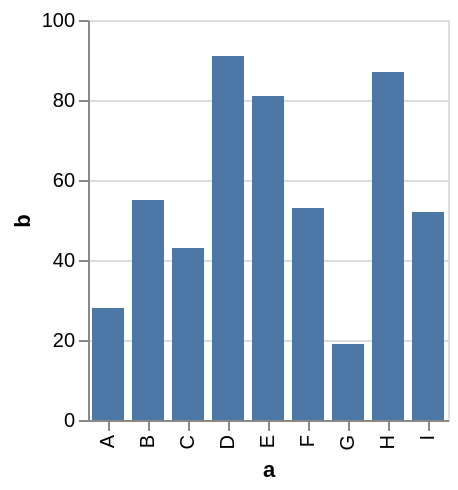

Describe this chart as a Vega-Lite specification.
### Vega specification from a JSON file in a GitHub repository (floating-point values rounded to 4 significant figures)
{"$schema": "https://vega.github.io/schema/vega/v5.json", "description": "A bar chart with highlighting on hover and selecting on click. (Inspired by Tableau's interaction style.)", "autosize": "pad", "padding": 5, "height": 200, "style": "cell", "data": [{"name": "highlight_store"}, {"name": "select_store"}, {"name": "source_0", "values": [{"a": "A", "b": 28}, {"a": "B", "b": 55}, {"a": "C", "b": 43}, {"a": "D", "b": 91}, {"a": "E", "b": 81}, {"a": "F", "b": 53}, {"a": "G", "b": 19}, {"a": "H", "b": 87}, {"a": "I", "b": 52}]}, {"name": "data_0", "source": "source_0", "transform": [{"type": "identifier", "as": "_vgsid_"}]}], "signals": [{"name": "x_step", "value": 20}, {"name": "width", "update": "bandspace(domain('x').length, 0.2, 0.1) * x_step"}, {"name": "unit", "value": {}, "on": [{"events": "mousemove", "update": "isTuple(group()) ? group() : unit"}]}, {"name": "highlight", "update": "vlSelectionResolve(\"highlight_store\")"}, {"name": "select", "update": "vlSelectionResolve(\"select_store\")"}, {"name": "highlight_tuple", "on": [{"events": [{"source": "scope", "type": "mouseover"}], "update": "datum && item().mark.marktype !== 'group' ? {unit: \"\", fields: highlight_tuple_fields, values: [(item().isVoronoi ? datum.datum : datum)[\"_vgsid_\"]]} : null", "force": true}]}, {"name": "highlight_tuple_fields", "value": [{"type": "E", "field": "_vgsid_"}]}, {"name": "highlight_modify", "update": "modify(\"highlight_store\", highlight_tuple, true)"}, {"name": "select_tuple", "on": [{"events": [{"source": "scope", "type": "click"}], "update": "datum && item().mark.marktype !== 'group' ? {unit: \"\", fields: select_tuple_fields, values: [(item().isVoronoi ? datum.datum : datum)[\"_vgsid_\"]]} : null", "force": true}]}, {"name": "select_tuple_fields", "value": [{"type": "E", "field": "_vgsid_"}]}, {"name": "select_toggle", "value": false, "on": [{"events": [{"source": "scope", "type": "click"}], "update": "event.shiftKey"}]}, {"name": "select_modify", "update": "modify(\"select_store\", select_toggle ? null : select_tuple, select_toggle ? null : true, select_toggle ? select_tuple : null)"}], "marks": [{"name": "marks", "type": "rect", "style": ["bar"], "from": {"data": "data_0"}, "encode": {"update": {"fill": [{"test": "datum[\"b\"] === null || isNaN(datum[\"b\"])", "value": null}, {"value": "#4C78A8"}], "stroke": [{"test": "datum[\"b\"] === null || isNaN(datum[\"b\"])", "value": null}, {"value": "black"}], "cursor": {"value": "pointer"}, "fillOpacity": [{"test": "!(length(data(\"select_store\"))) || (vlSelectionTest(\"select_store\", datum))", "value": 1}, {"value": 0.3}], "strokeWidth": [{"test": "(!(length(data(\"select_store\"))) || (vlSelectionTest(\"select_store\", datum))) && (length(data(\"select_store\")))", "value": 2}, {"test": "(vlSelectionTest(\"highlight_store\", datum))", "value": 1}, {"value": 0}], "tooltip": {"signal": "{\"a\": datum[\"a\"], \"b\": format(datum[\"b\"], \"\")}"}, "x": {"scale": "x", "field": "a"}, "width": {"scale": "x", "band": true}, "y": {"scale": "y", "field": "b"}, "y2": {"scale": "y", "value": 0}}}}], "scales": [{"name": "x", "type": "band", "domain": {"data": "data_0", "field": "a", "sort": true}, "range": {"step": {"signal": "x_step"}}, "paddingInner": 0.2, "paddingOuter": 0.1}, {"name": "y", "type": "linear", "domain": {"data": "data_0", "field": "b"}, "range": [{"signal": "height"}, 0], "nice": true, "zero": true}], "axes": [{"scale": "x", "orient": "bottom", "grid": false, "title": "a", "labelAlign": "right", "labelAngle": 270, "labelBaseline": "middle", "labelOverlap": true, "zindex": 1}, {"scale": "y", "orient": "left", "grid": false, "title": "b", "labelOverlap": true, "tickCount": {"signal": "ceil(height/40)"}, "zindex": 1}, {"scale": "y", "orient": "left", "gridScale": "x", "grid": true, "tickCount": {"signal": "ceil(height/40)"}, "domain": false, "labels": false, "maxExtent": 0, "minExtent": 0, "ticks": false, "zindex": 0}]}
